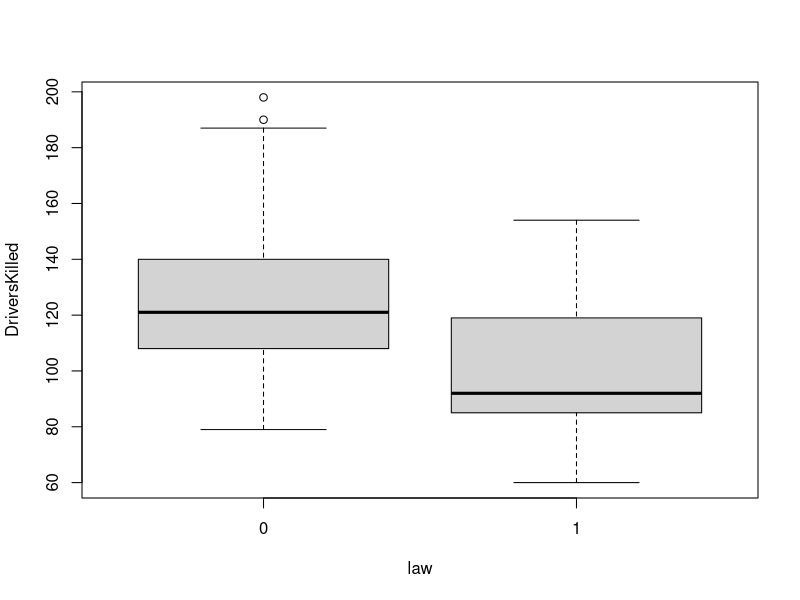
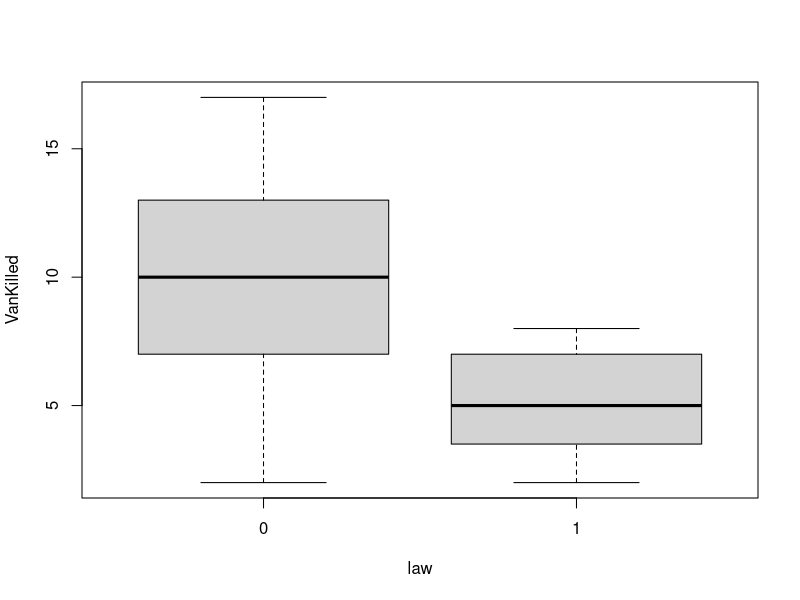
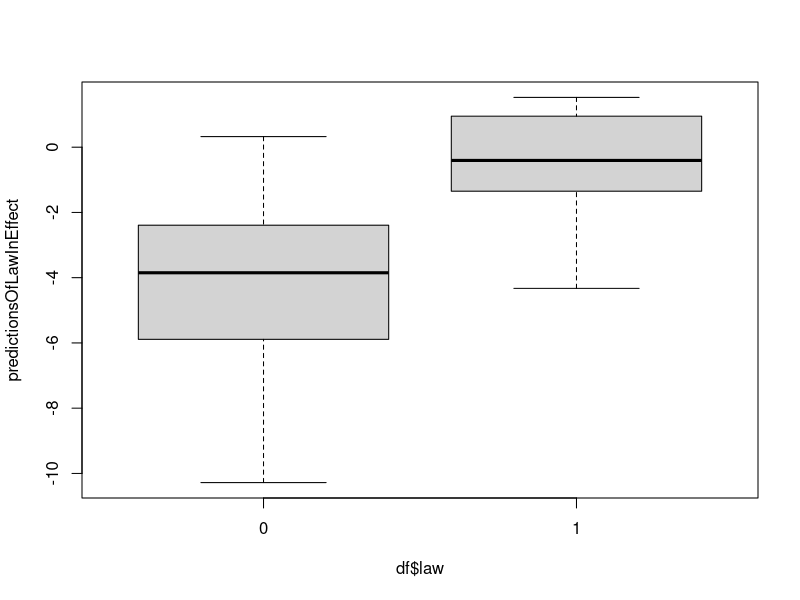
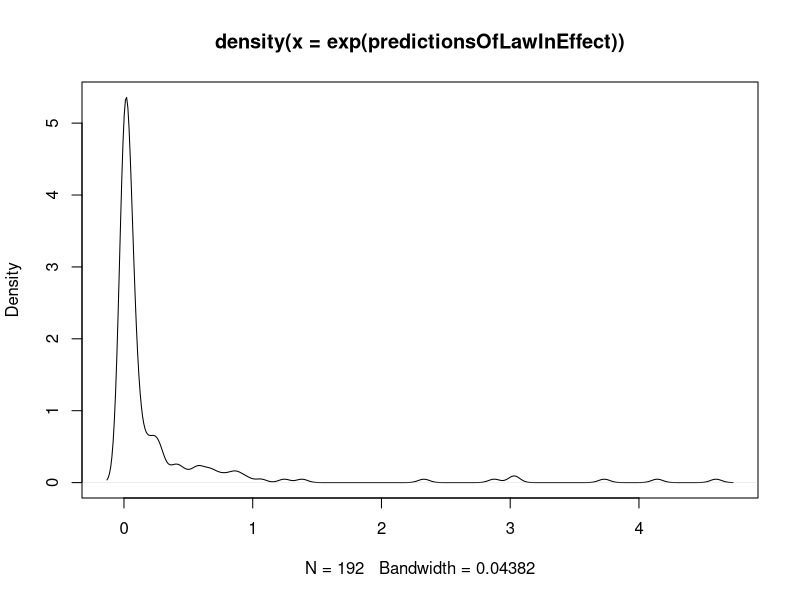
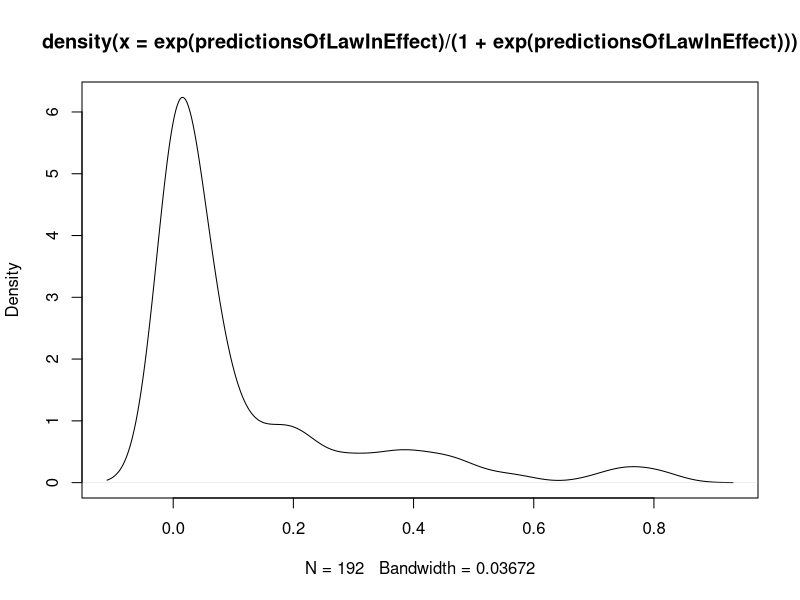
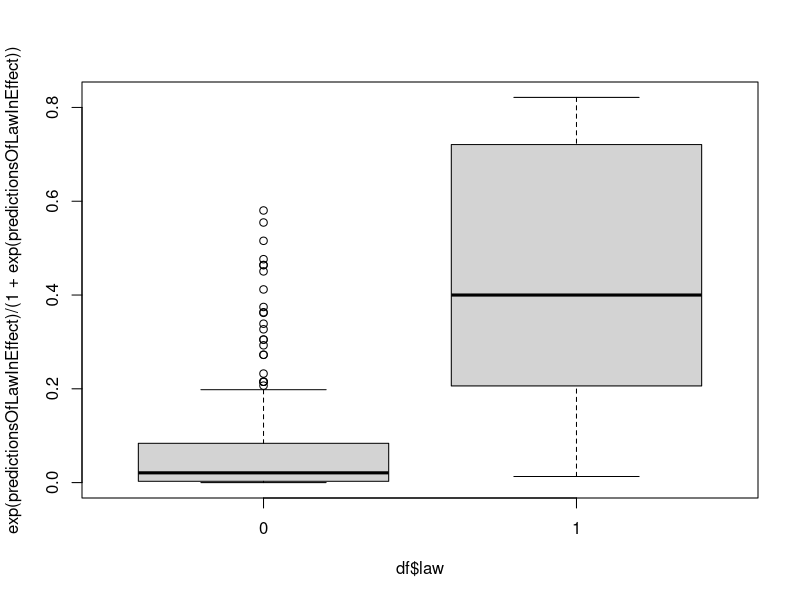

Write R code to recreate these figures, in order.
## ---- chunk 1
library(datasets)

seatbelts <- datasets::Seatbelts
print(class(seatbelts))

df <- as.data.frame(seatbelts)
print(head(df))
## ---- chunk 2
library(zoo)
library(xts)
df$Date <- as.Date(time(seatbelts))
df$law <- as.factor(df$law)  # Convert the factor column into a categorical variable
print(sapply(df, class) )    # Print the class of each column in our dataset 

## ---- chunk 3
boxplot(DriversKilled ~ law, data = df)
t.test(DriversKilled ~ law, data = df)  # Establish the "statistical significance" of the difference of means between law=1 and law=0 w.r.t DriversKilled

boxplot(VanKilled ~ law, data = df)
t.test(VanKilled ~ law, data = df)     # Establish the "statistical significance" of the difference of means between law=1 and law=0 w.r.t VanKilled

## ---- chunk 4
model <- glm (formula = law ~  DriversKilled + VanKilled, family = "binomial", data = df)
print(summary(model))

print(exp(model$coefficients))  # Printing the odds of the response of law=1 as evidenced by the coefficents of the logistic fit 

## ---- chunk 5

predictionsOfLawInEffect <- predict(model, newdata = df)  # LOG ODDS of each row corresponding to when the law is in effect
boxplot(predictionsOfLawInEffect ~ df$law)  #Boxplot to find the optimal log-odds cutoff

# Categorize the predicted log odds based on a threshold obtained by inspection of the box plot above: 
predictionsOfLawInEffect_CATEGORICAL <- predictionsOfLawInEffect > -2

# Lets compare the actual v/s predicted state of law = 1 or 0 in a Confusion Matrix
print(table(df$law, predictionsOfLawInEffect_CATEGORICAL))  # Confusion matrix


## ---- chunk 6
plot(density(exp(predictionsOfLawInEffect)))  # plot of the "ODDS" of each row being classified for the law being in effect

## ---- chunk 7
plot(density(exp(predictionsOfLawInEffect)/(1+exp(predictionsOfLawInEffect))))  # plot of the "ODDS" of each row being classified for the law being in effect

print(summary(exp(predictionsOfLawInEffect)/(1+exp(predictionsOfLawInEffect))))

## ---- chunk 8
boxplot(exp(predictionsOfLawInEffect)/(1+exp(predictionsOfLawInEffect)) ~ df$law)

## ---- chunk 9

# Linear regression for REGRESSION of the number of people that died ON the X's 
# / regressors law-being-in-effect and total number of drivers  

# Y = number of people that died i.e.  DriversKilled variable
# X = [law, drivers, PetrolPrice]  # eliminate variables that are confounding the relationship between the predictor and the response of law=1 by logic

model2 <- lm (DriversKilled ~ law  , data = df)
print(summary(model2))

## ---- chunk 10
write.csv(df, row.names = F, file = "britishSeatBeltStudy.csv")
